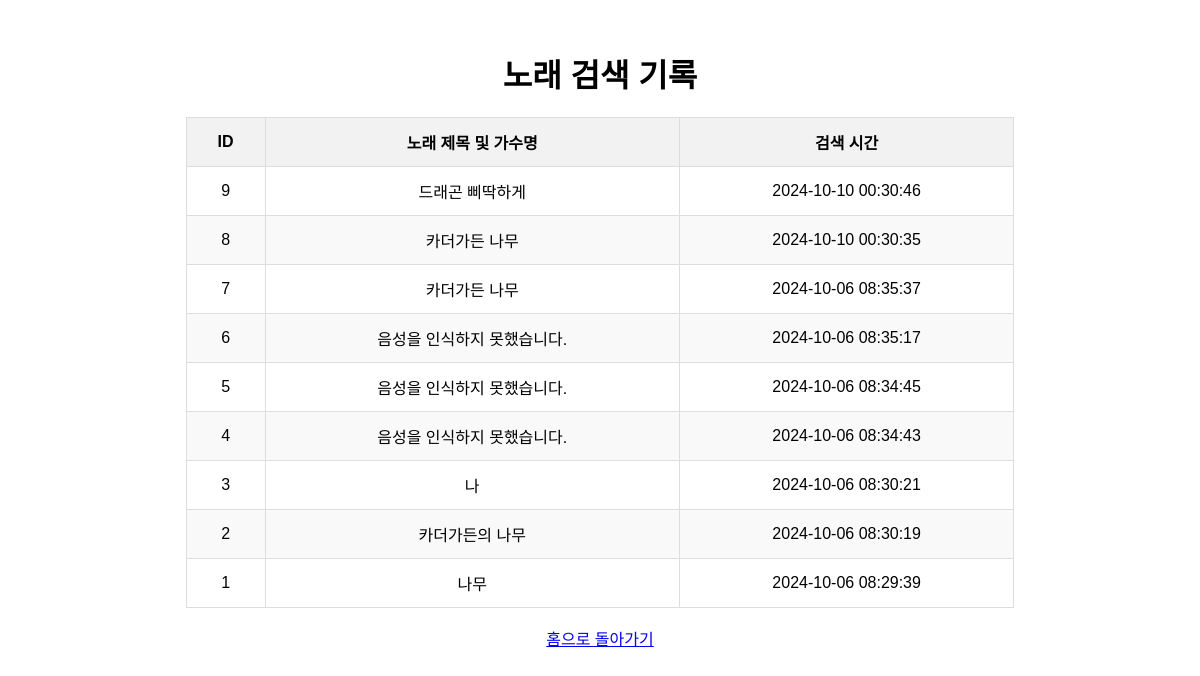
The app's page /history with its own data.
### tables this page shows
CREATE TABLE search_history (
            id INTEGER PRIMARY KEY AUTOINCREMENT,
            song_title TEXT NOT NULL,
            search_time DATETIME DEFAULT CURRENT_TIMESTAMP
        );

### app.py (the view)
@app.route('/history', methods=['GET'])
def history():
    conn = sqlite3.connect('songs.db')
    cursor = conn.cursor()
    cursor.execute('SELECT * FROM search_history ORDER BY search_time DESC')
    rows = cursor.fetchall()
    conn.close()
    return render_template('history.html', rows=rows)

### templates/history.html (shortened to what this page needs)
<!DOCTYPE html>
<html lang="ko">
<head>
</head>
<body>
    <h1>노래 검색 기록</h1>
    <table>
        <thead>
            <tr>
                <th>ID</th>
                <th>노래 제목 및 가수명</th>
                <th>검색 시간</th>
            </tr>
        </thead>
        <tbody>
            {% for row in rows %}
            <tr>
                <td>{{ row[0] }}</td>
                <td>{{ row[1] }}</td>
                <td>{{ row[2] }}</td>
            </tr>
            {% endfor %}
        </tbody>
    </table>
    <br>
    <a href="/">홈으로 돌아가기</a>
</body>
</html>

### templates/history.html (style rules this page uses)
body { font-family: Arial, sans-serif; text-align: center; margin-top: 50px; }
table { width: 70%; margin: 0 auto; border-collapse: collapse; }
th, td { padding: 12px; border: 1px solid #ddd; }
th { background-color: #f2f2f2; }
tr:nth-child(even) { background-color: #f9f9f9; }

### records on screen
search_history: id "9", song_title "드래곤 삐딱하게", search_time "2024-10-10 00:30:46"
search_history: id "8", song_title "카더가든 나무", search_time "2024-10-10 00:30:35"
search_history: id "7", song_title "카더가든 나무", search_time "2024-10-06 08:35:37"
search_history: id "6", song_title "음성을 인식하지 못했습니다.", search_time "2024-10-06 08:35:17"
search_history: id "5", song_title "음성을 인식하지 못했습니다.", search_time "2024-10-06 08:34:45"
search_history: id "4", song_title "음성을 인식하지 못했습니다.", search_time "2024-10-06 08:34:43"
search_history: id "3", song_title "나", search_time "2024-10-06 08:30:21"
search_history: id "2", song_title "카더가든의 나무", search_time "2024-10-06 08:30:19"
search_history: id "1", song_title "나무", search_time "2024-10-06 08:29:39"
